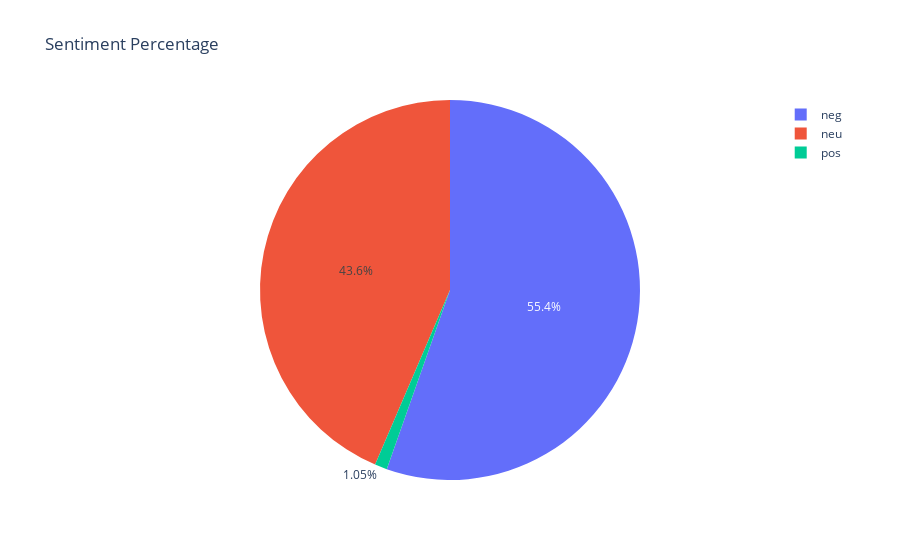

The notebook cell saved with this chart:
### Code cell
import pandas as pd
import plotly.express as px

# Count the number of occurrences of each sentiment
sentiment_counts = df['sentiment'].value_counts()

print(sentiment_counts)
# Calculate the percentage of each sentiment
sentiment_percentages = sentiment_counts / len(df) * 100
print(sentiment_percentages)
# Create the pie chart
fig = px.pie(sentiment_percentages, values=sentiment_percentages.values, 
             names=sentiment_percentages.index, title='Sentiment Percentage')

# Show the chart
fig.show()

### Figure 1 — Plotly figure (JSON) as saved in the notebook; plotly's stock layout.template omitted (floating-point values rounded to 4 significant figures)
{"data": [{"domain": {"x": [0, 1], "y": [0, 1]}, "hovertemplate": "index=%{label}<br>value=%{value}<extra></extra>", "labels": ["neg", "neu", "pos"], "legendgroup": "", "name": "", "showlegend": true, "type": "pie", "values": [55.4, 43.55, 1.046]}], "layout": {"legend": {"tracegroupgap": 0}, "title": {"text": "Sentiment Percentage"}}}
